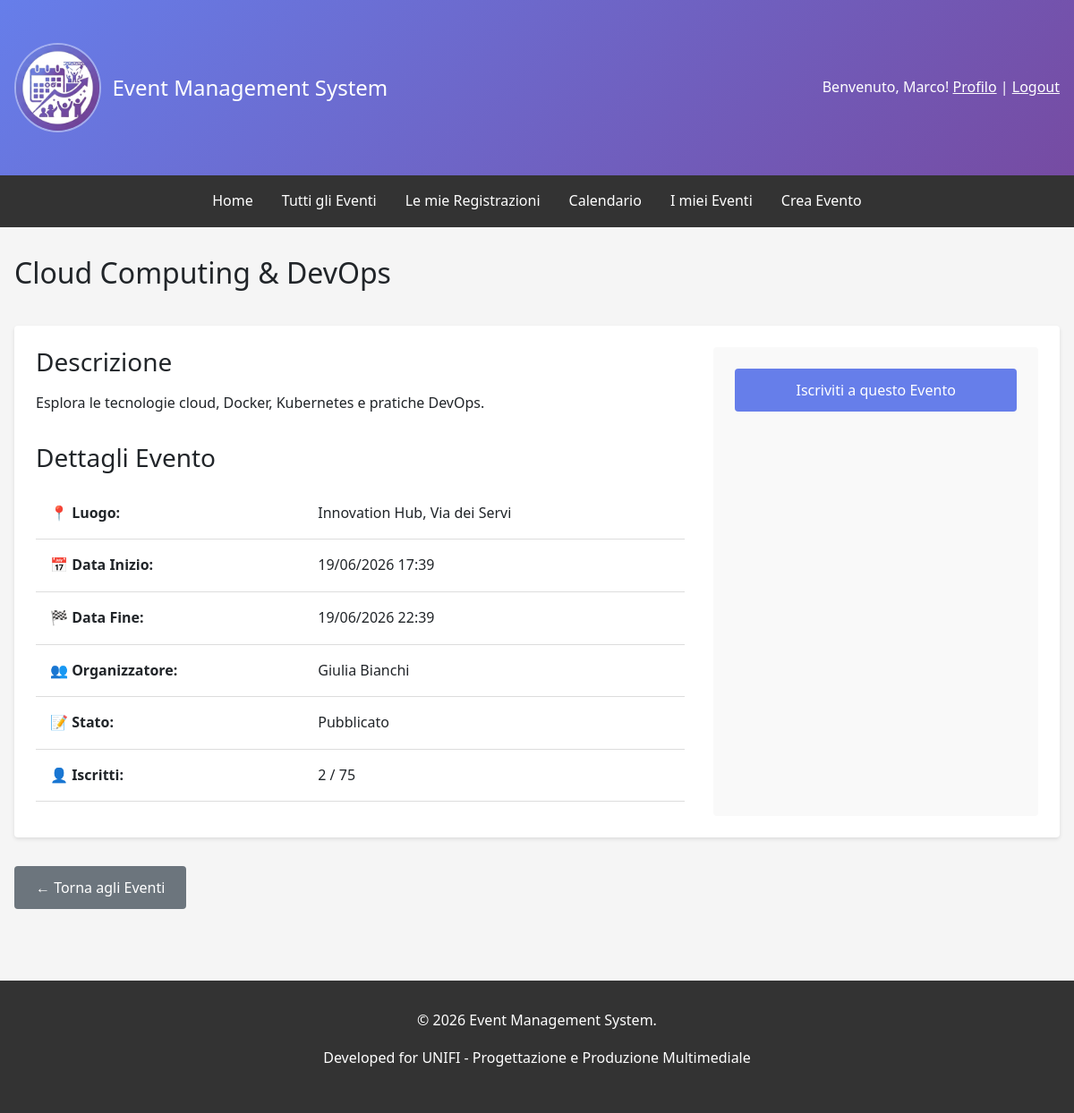
The app's page /events/event/53/ (signed in), older data.
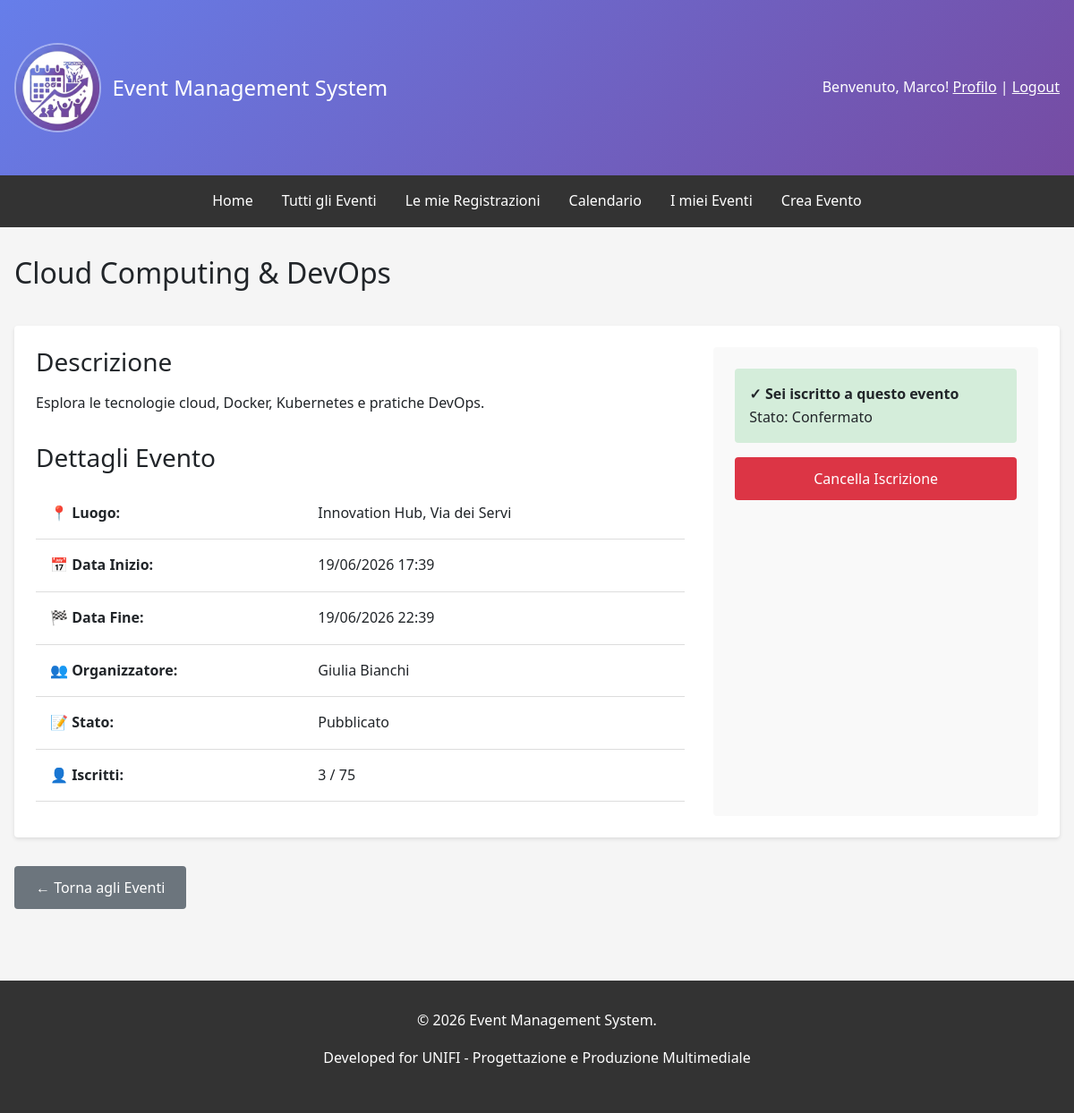
The same page, newer data.
### events/models.py (models this page shows, shortened)
class Event(models.Model):
    STATUS_CHOICES = [('draft', 'Bozza'), ('published', 'Pubblicato'), ('ongoing', 'In Corso'), ('completed', 'Completato'), ('cancelled', 'Annullato')]
    title = models.CharField(max_length=200, verbose_name='Titolo')
    description = models.TextField(verbose_name='Descrizione')
    organizer = models.ForeignKey(User, on_delete=models.CASCADE, related_name='organized_events', verbose_name='Organizzatore')
    location = models.CharField(max_length=255, verbose_name='Luogo')
    start_date = models.DateTimeField(verbose_name='Data e Ora Inizio')
    end_date = models.DateTimeField(verbose_name='Data e Ora Fine')
    max_attendees = models.IntegerField(null=True, blank=True, verbose_name='Numero Massimo Partecipanti')
    image = models.ImageField(upload_to='event_images/', blank=True, null=True, verbose_name='Immagine')
    status = models.CharField(max_length=15, choices=STATUS_CHOICES, default='draft', verbose_name='Stato')
    created_at = models.DateTimeField(auto_now_add=True)
    updated_at = models.DateTimeField(auto_now=True)
    deleted_at = models.DateTimeField(null=True, blank=True, verbose_name='Eliminato il')
    class Meta:
        ordering = ['-start_date']
        permissions = [('can_create_event', 'Può creare eventi'), ('can_edit_own_events', 'Può modificare i propri eventi'), ('can_delete_own_events', 'Può eliminare i propri eventi'), ('can_view_attendees', 'Può visualizzare la lista dei partecipanti')]
    def is_full(self):
        if self.max_attendees is None:
            return False
        return self.eventregistration_set.filter(status='confirmed').count() >= self.max_attendees
    @property
    def get_confirmed_attendees_count(self):
        return self.eventregistration_set.filter(status='confirmed').count()

class EventRegistration(models.Model):
    STATUS_CHOICES = [('pending', 'In Attesa'), ('confirmed', 'Confermato'), ('cancelled', 'Annullato'), ('attended', 'Partecipato')]
    event = models.ForeignKey(Event, on_delete=models.CASCADE)
    user = models.ForeignKey(User, on_delete=models.CASCADE, related_name='event_registrations')
    status = models.CharField(max_length=15, choices=STATUS_CHOICES, default='pending')
    registered_at = models.DateTimeField(auto_now_add=True)
    updated_at = models.DateTimeField(auto_now=True)
    class Meta:
        unique_together = ('event', 'user')
        ordering = ['-registered_at']

### events/views.py (the view)
# urls.py: path('event/<int:pk>/', views.EventDetailView.as_view(), name='event_detail'),
class EventDetailView(DetailView):
    model = Event
    template_name = 'events/event_detail.html'
    context_object_name = 'event'
    pk_url_kwarg = 'pk'
    def get_queryset(self):
        queryset = super().get_queryset()
        if not self.request.user.is_authenticated or not (self.request.user.is_staff or (hasattr(self.request.user, 'profile') and self.request.user.profile.role == 'organizer')):
            queryset = queryset.filter(deleted_at__isnull=True)
        return queryset
    def get_context_data(self, **kwargs):
        context = super().get_context_data(**kwargs)
        event = self.get_object()
        context['attendees'] = event.eventregistration_set.filter(status='confirmed')
        context['can_view_attendees'] = self.request.user == event.organizer or self.request.user.is_staff
        if event.deleted_at:
            from datetime import timedelta
            restore_deadline = event.deleted_at + timedelta(days=3)
            time_remaining = restore_deadline - timezone.now()
            context['can_restore'] = time_remaining.total_seconds() > 0
            total_seconds = max(0, time_remaining.total_seconds())
            days = int(total_seconds // 86400)
            hours = int((total_seconds % 86400) // 3600)
            minutes = int((total_seconds % 3600) // 60)
            context['restore_days'] = days
            context['restore_hours'] = hours
            context['restore_minutes'] = minutes
        else:
            context['can_restore'] = False
            context['restore_days'] = 0
            context['restore_hours'] = 0
            context['restore_minutes'] = 0
        if self.request.user.is_authenticated:
            try:
                registration = EventRegistration.objects.get(event=event, user=self.request.user)
                context['user_registration'] = registration
            except EventRegistration.DoesNotExist:
                context['user_registration'] = None
        return context

### templates/events/event_detail.html (shortened to what the changed rows need)
{% extends 'base.html' %}
{% block content %}
<div class="detail-header">
    <h2>
        {{ event.title }}
    </h2>
</div>
<div class="event-card">
    <div class="detail-grid">
        <div>
            <h3>Descrizione</h3>
            <p style="margin: 1rem 0;">{{ event.description }}</p>
            <h3 style="margin-top: 2rem;">Dettagli Evento</h3>
            <table style="margin: 1rem 0;">
                <tr>
                    <td><strong>📍 Luogo:</strong></td>
                    <td>{{ event.location }}</td>
                </tr>
                <tr>
                    <td><strong>📅 Data Inizio:</strong></td>
                    <td>{{ event.start_date|date:"d/m/Y H:i" }}</td>
                </tr>
                <tr>
                    <td><strong>🏁 Data Fine:</strong></td>
                    <td>{{ event.end_date|date:"d/m/Y H:i" }}</td>
                </tr>
                <tr>
                    <td><strong>👥 Organizzatore:</strong></td>
                    <td>{{ event.organizer.get_full_name|default:event.organizer.username }}</td>
                </tr>
                <tr>
                    <td><strong>📝 Stato:</strong></td>
                    <td>{{ event.get_status_display }}</td>
                </tr>
                <tr>
                    <td><strong>👤 Iscritti:</strong></td>
                    <td>{{ event.get_confirmed_attendees_count }}{% if event.max_attendees %} / {{ event.max_attendees }}{% endif %}</td>
                </tr>
            </table>
        </div>
        <div style="background-color: #f9f9f9; padding: 1.5rem; border-radius: 4px;">
            {% if event.deleted_at %}
                <div style="background-color: #f8d7da; padding: 1rem; border-radius: 4px; margin-bottom: 1rem;">
                    <strong>⚠️ Questo evento è stato eliminato</strong><br>
                    <p style="margin: 0.5rem 0 0 0; font-size: 0.9rem;">Non è possibile iscriversi a un evento eliminato. Contatta l'organizzatore per ripristinarlo.</p>
                </div>
                <div style="background-color: #e7f3ff; padding: 1rem; border-radius: 4px; border-left: 4px solid #0066cc;">
                    <strong>⏱️ Tempo rimasto per il recupero:</strong><br>
                    <div style="margin-top: 0.5rem; font-size: 1.1rem; font-weight: bold; color: #0066cc;">
                        {% if can_restore %}
                            {{ restore_days }} giorn{% if restore_days != 1 %}i{% else %}o{% endif %},
                            {{ restore_hours }} or{% if restore_hours != 1 %}e{% else %}a{% endif %},
                            {{ restore_minutes }} minut{% if restore_minutes > 1 %}i{% else %}o{% endif %}
                        {% else %}
                            <span style="color: #dc3545;">Tempo scaduto - Non è più possibile ripristinare</span>
                        {% endif %}
                    </div>
                </div>
            {% elif user.is_authenticated %}
                {% if user_registration %}
                    {% if user_registration.status == 'cancelled' %}
                        <div style="background-color: #fff3cd; padding: 1rem; border-radius: 4px; margin-bottom: 1rem;">
                            <strong>⚠️ Hai cancellato la tua iscrizione a questo evento</strong>
                        </div>
                        {% if event.is_full %}
                            <div style="background-color: #f8d7da; padding: 1rem; border-radius: 4px;">
                                <strong>Questo evento è al completo</strong>
                            </div>
                        {% else %}
                            <a href="{% url 'events:event_register' event.pk %}" class="btn" style="width: 100%; text-align: center;">Iscriviti di nuovo a questo Evento</a>
                        {% endif %}
                    {% else %}
                        <div style="background-color: #d4edda; padding: 1rem; border-radius: 4px; margin-bottom: 1rem;">
                            <strong>✓ Sei iscritto a questo evento</strong><br>
                            Stato: {{ user_registration.get_status_display }}
                        </div>
                        <a href="{% url 'events:event_unregister' event.pk %}" class="btn btn-danger" style="width: 100%; text-align: center;">Cancella Iscrizione</a>
                    {% endif %}
                {% else %}
                    {% if event.is_full %}
                        <div style="background-color: #f8d7da; padding: 1rem; border-radius: 4px;">
                            <strong>⚠️ Questo evento è al completo</strong>
                        </div>
                    {% else %}
                        <a href="{% url 'events:event_register' event.pk %}" class="btn" style="width: 100%; text-align: center;">Iscriviti a questo Evento</a>
                    {% endif %}
                {% endif %}
            {% else %}
                <a href="{% url 'users:login' %}" class="btn" style="width: 100%; text-align: center;">Accedi per Iscriverti</a>
            {% endif %}
        </div>
    </div>
</div>
{% endblock %}

Row changes from the older to the newer data that the page shows:
computed for Event "Cloud Computing & DevOps": get_confirmed_attendees_count "2" → "3"
added EventRegistration: status "Confermato"
Text that changed along with them:
text no longer shown: "Iscriviti a questo Evento"
text now shown: "✓ Sei iscritto a questo evento Stato: Cancella Iscrizione"
